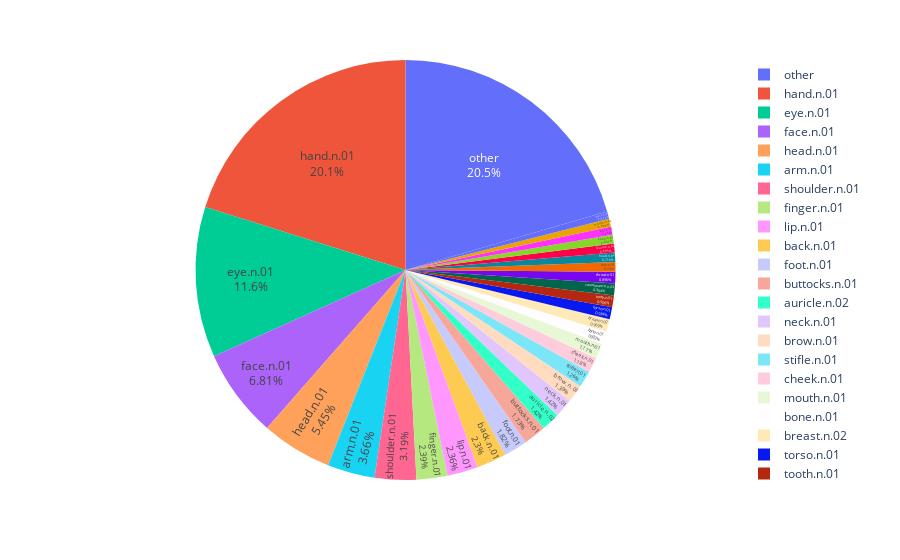

Notebook source saved alongside this figure:
### Code cell
fig = px.pie(top20Df, values=0, names='body part')
fig.update_traces(textposition='inside', textinfo='percent+label')
fig.write_html('../includes/bodyPartSums.html', default_width='70%', 
               default_height='50%', full_html=False, include_plotlyjs=False)
fig.show()

### Figure 1 — Plotly figure (JSON) as saved in the notebook; plotly's stock layout.template omitted (floating-point values rounded to 4 significant figures)
{"data": [{"domain": {"x": [0, 1], "y": [0, 1]}, "hovertemplate": "body part=%{label}<br>0=%{value}<extra></extra>", "labels": ["hand.n.01", "eye.n.01", "face.n.01", "head.n.01", "arm.n.01", "shoulder.n.01", "finger.n.01", "lip.n.01", "back.n.01", "foot.n.01", "buttocks.n.01", "auricle.n.02", "neck.n.01", "brow.n.01", "stifle.n.01", "cheek.n.01", "mouth.n.01", "bone.n.01", "breast.n.02", "torso.n.01", "tooth.n.01", "countenance.n.03", "throat.n.01", "chin.n.01", "heart.n.02", "feature.n.02", "knee.n.01", "ear.n.01", "mouth.n.02", "hair.n.03", "other"], "legendgroup": "", "name": "", "showlegend": true, "textinfo": "percent+label", "textposition": "inside", "type": "pie", "values": [1.386, 0.7972, 0.4688, 0.3747, 0.2516, 0.2195, 0.1642, 0.1625, 0.1583, 0.1256, 0.1193, 0.09749, 0.09742, 0.09555, 0.08668, 0.08141, 0.08039, 0.06826, 0.06668, 0.06425, 0.06238, 0.06218, 0.06166, 0.05094, 0.04925, 0.04784, 0.04589, 0.04333, 0.04181, 0.03932, 1.411]}], "layout": {"autosize": true, "legend": {"tracegroupgap": 0}, "margin": {"t": 60}}}
